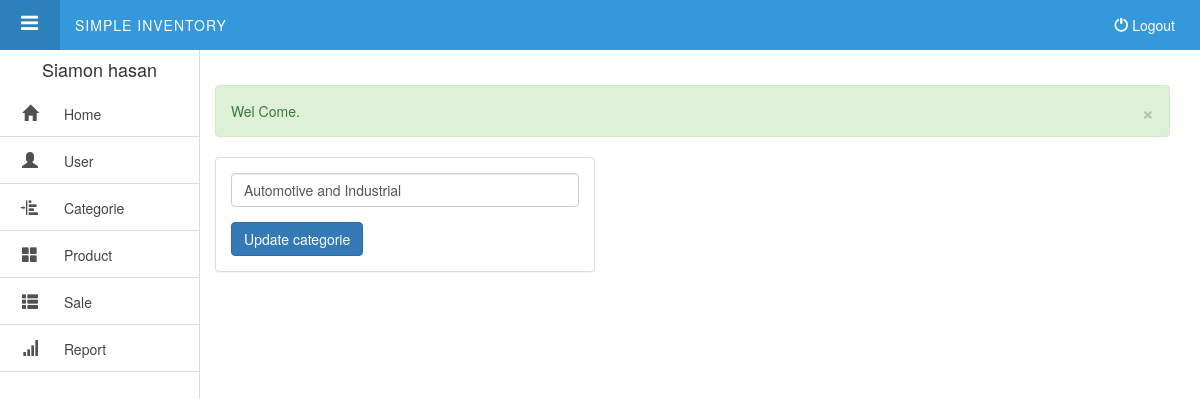
Screenshot of /edit_categorie.php?id=1 (signed in) with the database file from the repository.
### tables this page shows
CREATE TABLE IF NOT EXISTS `users` (
  `id` int(11) unsigned NOT NULL,
  `name` varchar(60) NOT NULL,
  `username` varchar(50) NOT NULL,
  `password` varchar(255) NOT NULL,
  `last_login` datetime DEFAULT NULL
);

CREATE TABLE IF NOT EXISTS `categories` (
  `id` int(11) unsigned NOT NULL,
  `name` varchar(60) NOT NULL
);

### includes/session.php (called while the page is built, shortened)
<?php
class Session {
 public $msg;
 private $user_is_logged_in = false;
  public function isUserLoggedIn(){
    return $this->user_is_logged_in;
  }
  private function userLoginSetup()
  {
    if(isset($_SESSION['user_id']))
    {
      $this->user_is_logged_in = true;
    } else {
      $this->user_is_logged_in = false;
    }
  }
  public function msg($type ='', $msg =''){
    if(!empty($msg)){
       if(strlen(trim($type)) == 1){
         $type = str_replace( array('d', 'i', 'w','s'), array('danger', 'info', 'warning','success'), $type );
       }
       $_SESSION['msg'][$type] = $msg;
    } else {
      return $this->msg;
    }
  }
  private function flash_msg(){
    if(isset($_SESSION['msg'])) {
      $this->msg = $_SESSION['msg'];
    } else {
      $this->msg;
    }
  }
}
$session = new Session();
$msg = $session->msg();
?>

### includes/sql.php (called while the page is built, shortened)
<?php
  require_once('includes/load.php');
  function current_user(){
    static $current_user;
    global $con;
    if(!$current_user){
     if(isset($_SESSION['user_id'])){
       $user_id = intval($_SESSION['user_id']);
       $sql  = "SELECT * FROM ";
       $sql .= "users WHERE ";
       $sql .= " id=".real_escape($user_id);
       $result = mysqli_query($con, $sql);
       if(mysqli_num_rows($result)){
         $current_user = mysqli_fetch_assoc($result);
         return $current_user;
       }
     }
    }
    return $current_user;
  }
  function find_by_cat_id($id){
    global $con;
    $sql = "SELECT * FROM categories WHERE id='{$id}'";
    $row = mysqli_query($con,$sql);
    if($result = mysqli_fetch_assoc($row)){
      return $result;
    } else {
      return null;
    }
  }
?>

### edit_categorie.php (the view, shortened to what this page needs)
<?php
  require_once('includes/load.php');
?>
<?php
  $categorie = find_by_cat_id((int)$_GET['id']);
?>
<?php include_once('layouts/header.php'); ?>
<div class="row">
   <div class="col-md-12">
     <?php echo display_msg($msg); ?>
   </div>
   <div class="col-md-5">
     <div class="panel panel-default">
       <div class="panel-body">
         <form method="post" action="edit_categorie.php?id=<?php echo (int)$categorie['id'];?>">
           <div class="form-group">
               <input type="text" class="form-control" name="categorie-name" value="<?php echo remove_junk(ucfirst($categorie['name']));?>">
           </div>
           <button type="submit" name="edit_cat" class="btn btn-primary">Update categorie</button>
       </form>
       </div>
     </div>
   </div>
</div>
<?php include_once('layouts/footer.php'); ?>

### layouts/header.php (shortened to what this page needs)
<?php $user = current_user(); ?>
<!DOCTYPE html>
  <html lang="en">
    <head>
    <link rel="stylesheet" href="https://maxcdn.bootstrapcdn.com/bootstrap/3.3.4/css/bootstrap.min.css"/>
    <link rel="stylesheet" href="//cdnjs.cloudflare.com/ajax/libs/bootstrap-datepicker/1.3.0/css/datepicker3.min.css" />
    <link rel="stylesheet" href="//maxcdn.bootstrapcdn.com/font-awesome/4.3.0/css/font-awesome.min.css"/>
    <link rel="stylesheet" href="libs/css/main.css" />
  </head>
  <body>
  <?php  if ($session->isUserLoggedIn(true)): ?>
    <header id="header">
      <a href="#" id="menu-action">
       <i class="fa fa-bars"></i>
      </a>
      <div class="logo">
         Simple Inventory
      </div>
      <div id="logout" class="pull-right clearfix">
        <a href="logout">
         <span class="glyphicon glyphicon-off"></span> Logout
        </a>
      </div>
    </header>
    <div class="sidebar">
      <h4><?php echo remove_junk(ucfirst($user['name'])); ?> </h4>
      <ul>
        <li>
          <a href="home.php">
            <i class="glyphicon glyphicon-home"></i>
            <span>Home</span>
          </a>
        </li>
        <li>
          <a href="home.php">
            <i class="glyphicon glyphicon-user"></i>
            <span>User</span>
          </a>
        </li>
        <li>
          <a href="categorie.php" >
            <i class="glyphicon glyphicon-indent-left"></i>
            <span>Categorie</span>
          </a>
        </li>
        <li>
          <a href="#" class="submenu-toggle">
            <i class="glyphicon glyphicon-th-large"></i>
            <span>Product</span>
          </a>
        </li>
        <li>
          <a href="#" class="submenu-toggle">
            <i class="glyphicon glyphicon-th-list"></i>
             <span>Sale</span>
            </a>
          </li>
        <li>
          <a href="sales_report.php">
            <i class="glyphicon glyphicon-signal"></i>
            <span>Report</span>
          </a>
        </li>
      </ul>
   </div>
<?php endif; ?>
<div class="page">
  <div class="container-fluid">

### libs/css/main.css (style rules this page uses)
body { font-family: 'Helvetica Neue', Helvetica, Arial, sans-serif; font-weight: 400; overflow-x: hidden; overflow-y: auto; }
a { color #777; text-decoration: none; }
.page { position: relative; display: block; top: 50px; left: 0; padding: 35px 15px 20px 200px; }
#header { position: fixed; z-index: 10; top: 0; left: 0; background: #3498DB; width: 100%; height: 50px; line-height: 50px; color: #fff; }
header > .logo { text-transform: uppercase; letter-spacing: 1px; display: inline-block; }
#menu-action { display: block; float: left; width: 60px; height: 50px; line-height: 50px; margin-right: 15px; color: #fff; text-decoration: none; text-align: center; background: rgba(0, 0, 0, 0.15); font-size: 13px; text-transform: uppercase; letter-spacing: 1px; }
#menu-action i { font-size: 20px; }
#logout { padding: 0 25px; }
#logout a { color: white; }
.sidebar { position: fixed; z-index: 10; left: 0; top: 50px; height: 100%; width: 200px; background: #fff; border-right: 1px solid #ddd; text-align: center; }
.sidebar ul { list-style: none; margin: 0; padding: 0; }
.sidebar ul li { display: block; border-bottom: 1px solid #ddd; }
.sidebar ul li a { color: #444; display: block; overflow: hidden; position: relative; white-space: nowrap; text-decoration: none; text-align: left; }
.sidebar ul li a i { font-size: 16px; color: #515151; padding: 15px 22px; text-align: center; }

### rows the page displays
users: name "Siamon hasan"
categories: categorie-name "Automotive and Industrial"

### other values shown
display_msg($msg) "Wel Come."
